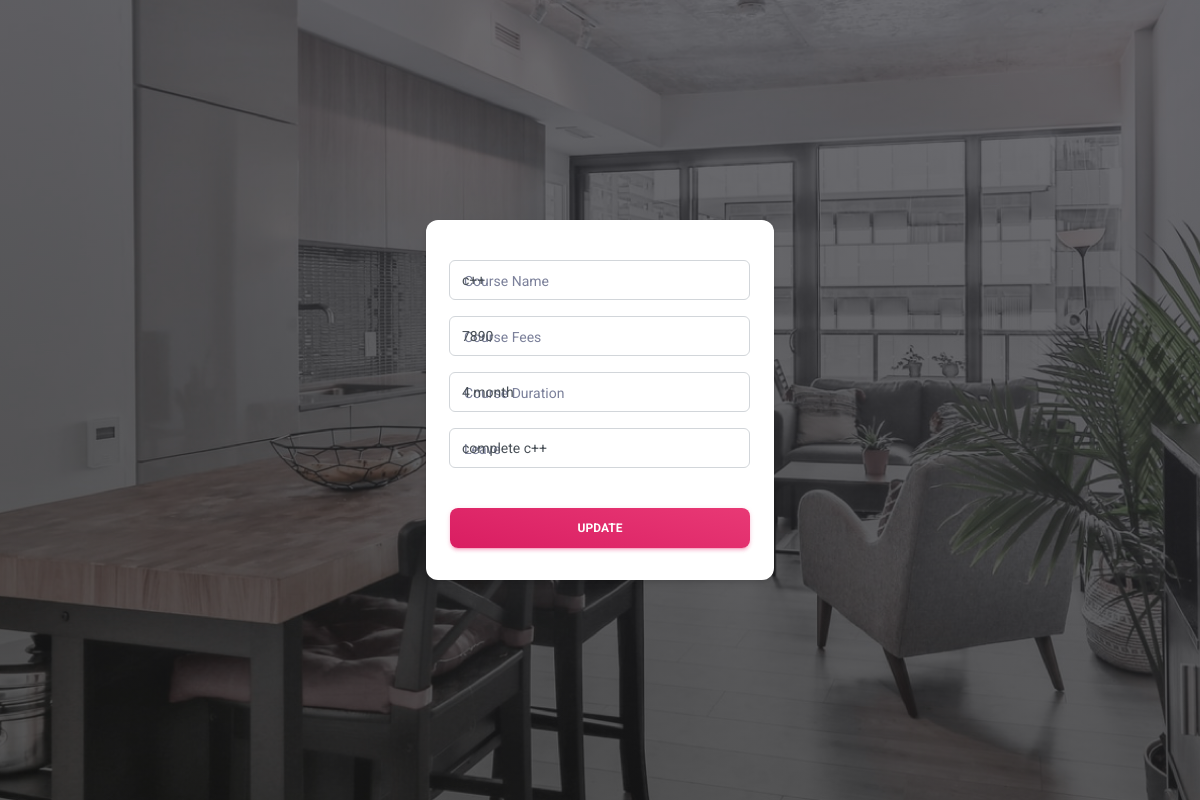
Page /update_view/15/ on the earlier database version.
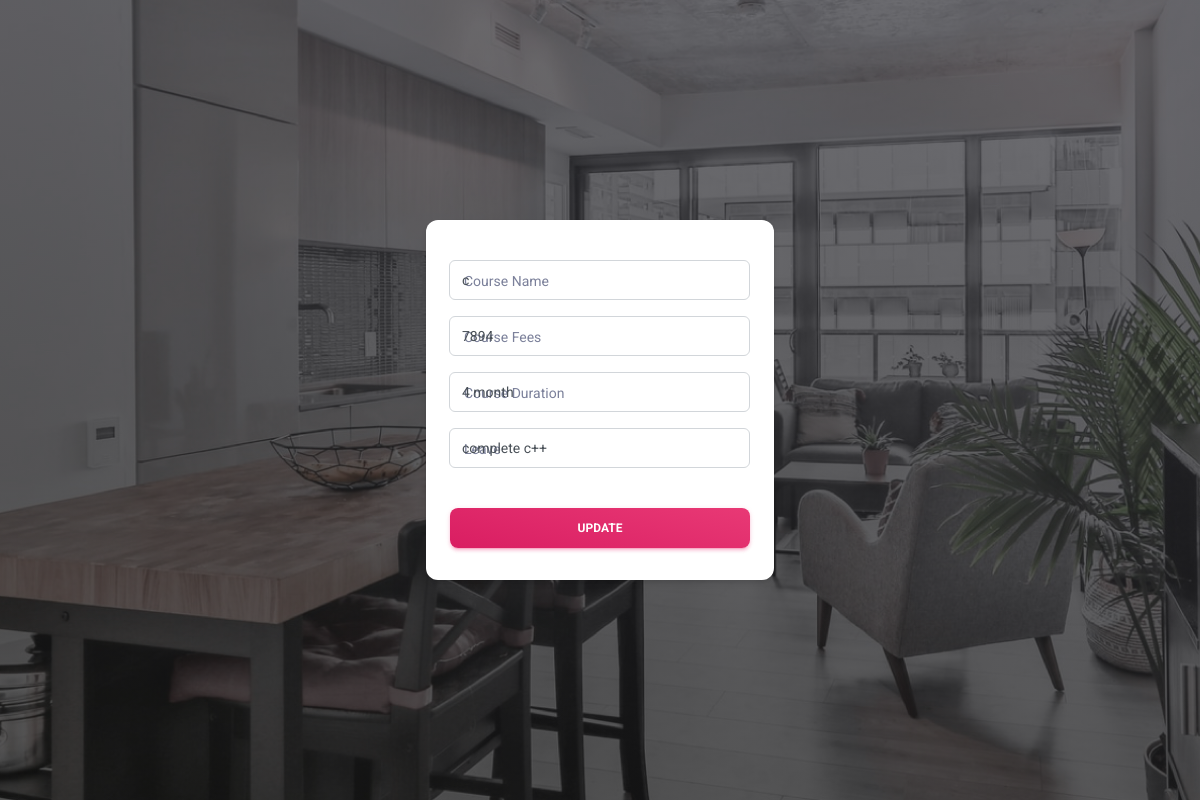
Same page on the later database version.
### app/models.py (models this page shows)
class Course(models.Model):
    coursename = models.CharField(max_length=200)
    coursefees=models.IntegerField()
    courseduration=models.CharField(max_length=100)
    coursetextbox=models.TextField()

### app/views.py (the view)
# urls.py: path('update_view/<int:uid>/',views.update_view, name='Updatecourse'),
def update_view(request, uid):
    res = Course.objects.get(id=uid)
    return render(request, 'updatecourse.html', {'course': res,})

### app/templates/updatecourse.html (shortened to what this page needs)
{% load static %}
<!DOCTYPE html>
<html lang="en">
<head>
   <link href="{% static 'css/nucleo-icons.css' %}" rel="stylesheet" />
   <link href="{% static 'css/nucleo-svg.css' %}" rel="stylesheet" />
   <link id="pagestyle" href="{% static 'css/material-dashboard.css' %}" rel="stylesheet" />
</head>
  <main class="main-content  mt-0">
    <div class="page-header align-items-start min-vh-100" style="background-image: url('{% static 'img/bg-smart-home-1.jpg' %}');">
      <div class="container my-auto">
        <div class="row">
          <div class="col-lg-4 col-md-8 col-12 mx-auto">
            <div class="card z-index-0 fadeIn3 fadeInBottom">
              <div class="card-body">
                <form role="form" method="POST" action="/updatecourse/">
                  <div class="input-group input-group-outline my-3">
                    <label class="form-label">Course Name</label>
                    <input type="text" class="form-control" name='name' value="{{course.coursename}}">
                  </div>
                  <div class="input-group input-group-outline my-3">
                    <label class="form-label">Course Fees</label>
                    <input type="number" class="form-control" name='fees' value="{{course.coursefees}}">
                  </div>
                  <div class="input-group input-group-outline mb-3">
                    <label class="form-label">Course Duration</label>
                    <input type="text" class="form-control" name="duration" value="{{course.courseduration}}">
                  </div>
                  <div class="input-group input-group-outline mb-3">
                    <label class="form-label">Leave</label>
                    <input type="text" class="form-control" name="comment" value="{{course.coursetextbox}}">
                  </div>
                  <div class="text-center" >
                    <button type="submit" class="btn bg-gradient-primary w-100 my-4 mb-2" >Update</button>
                  </div>
                </form>
              </div>
            </div>
          </div>
        </div>
      </div>
    </div>
  </main>
</body>
</html>

Differences in the rows shown:
changed Course "complete c++": name "c++" → "c"; fees "7890" → "7894"
